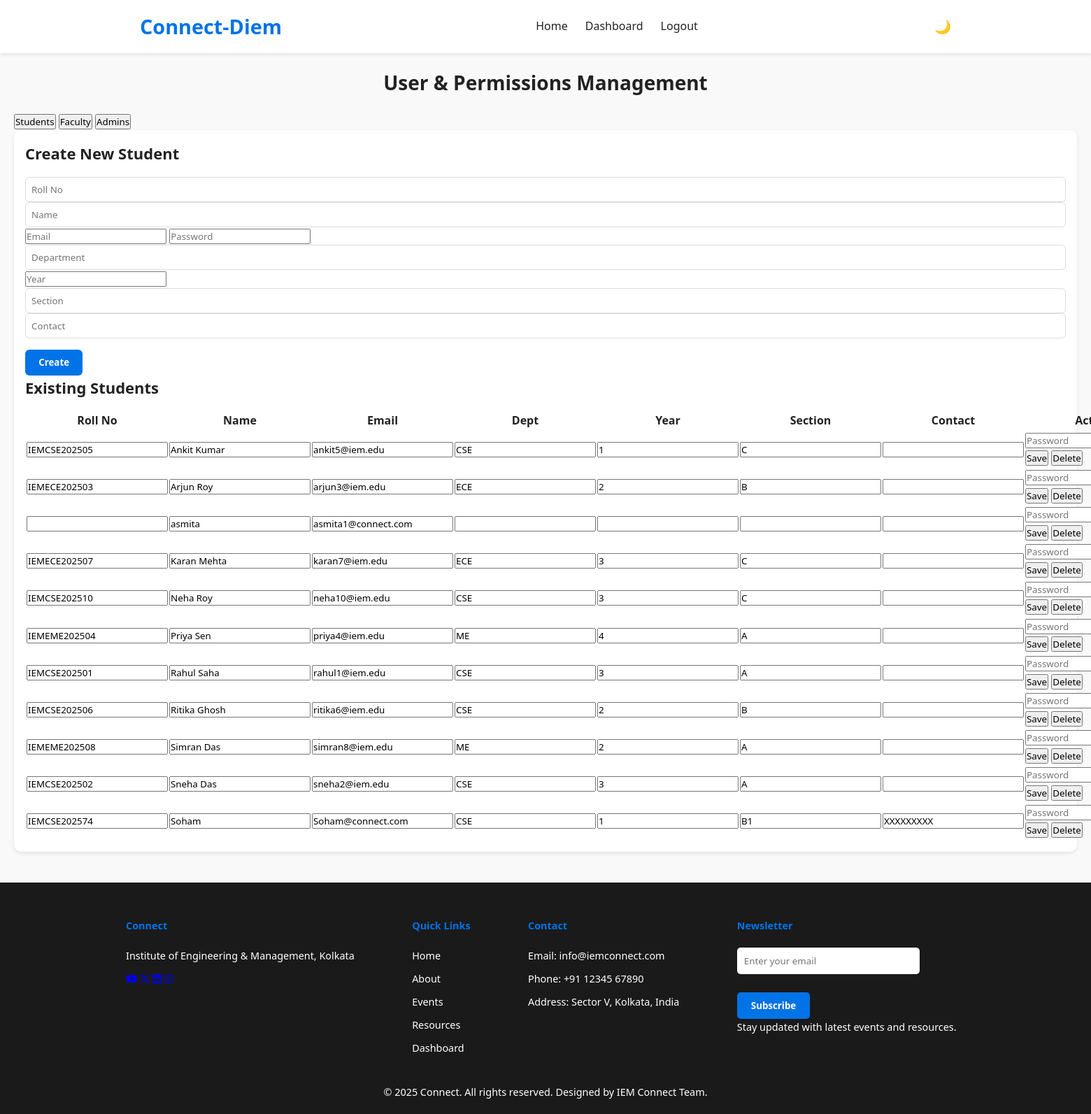
/admin/permissions.php (signed in), run on the app's committed database.
### tables this page shows
CREATE TABLE `students` (
  `student_id` int(11) NOT NULL,
  `roll_no` varchar(20) NOT NULL,
  `name` varchar(100) NOT NULL,
  `email` varchar(100) NOT NULL,
  `password` varchar(255) NOT NULL,
  `department` varchar(100) DEFAULT NULL,
  `year` int(11) DEFAULT NULL,
  `section` varchar(10) DEFAULT NULL,
  `contact` varchar(15) DEFAULT NULL,
  `profile_pic` varchar(255) DEFAULT 'default_student.png',
  `join_date` datetime DEFAULT current_timestamp()
);

### admin/permissions.php (the view, shortened to what this page needs)
<?php
include '../includes/db.php';
include '../includes/header.php';
$students = $conn->query("SELECT * FROM students ORDER BY name ASC");
?>
<main class="dashboard-main">
    <h2 style="text-align:center;">User & Permissions Management</h2>
    <div class="tabs">
        <button class="tab-button active" onclick="showTab('students')">Students</button>
        <button class="tab-button" onclick="showTab('faculty')">Faculty</button>
        <button class="tab-button" onclick="showTab('admins')">Admins</button>
    </div>
    <section id="students" class="tab-content">
        <h3>Create New Student</h3>
        <form method="POST" class="form-inline">
            <input type="text" name="roll_no" placeholder="Roll No" required>
            <input type="text" name="name" placeholder="Name" required>
            <input type="email" name="email" placeholder="Email" required>
            <input type="password" name="password" placeholder="Password" required>
            <input type="text" name="department" placeholder="Department">
            <input type="number" name="year" placeholder="Year">
            <input type="text" name="section" placeholder="Section">
            <input type="text" name="contact" placeholder="Contact">
            <button type="submit" name="create_student">Create</button>
        </form>
        <h3>Existing Students</h3>
        <table>
            <tr>
                <th>Roll No</th><th>Name</th><th>Email</th><th>Dept</th><th>Year</th><th>Section</th><th>Contact</th><th>Actions</th>
            </tr>
            <?php while($s = $students->fetch_assoc()): ?>
            <tr>
                <form method="POST">
                    <td><input type="text" name="roll_no" value="<?= htmlspecialchars($s['roll_no']) ?>"></td>
                    <td><input type="text" name="name" value="<?= htmlspecialchars($s['name']) ?>"></td>
                    <td><input type="email" name="email" value="<?= htmlspecialchars($s['email']) ?>"></td>
                    <td><input type="text" name="department" value="<?= htmlspecialchars($s['department']) ?>"></td>
                    <td><input type="number" name="year" value="<?= htmlspecialchars($s['year']) ?>"></td>
                    <td><input type="text" name="section" value="<?= htmlspecialchars($s['section']) ?>"></td>
                    <td><input type="text" name="contact" value="<?= htmlspecialchars($s['contact']) ?>"></td>
                    <td>
                        <input type="password" name="password" placeholder="Password">
                        <button type="submit" name="edit_student">Save</button>
                        <button type="submit" name="delete_student" onclick="return confirm('Delete this student?')">Delete</button>
                    </td>
                </form>
            </tr>
            <?php endwhile; ?>
        </table>
    </section>
</main>
<?php include '../includes/footer.php'; ?>

### assets/css/style.css (style rules this page uses)
body.light-mode { --bg-color: #f9f9f9; --text-color: #222; --header-bg: #ffffff; --footer-bg: #1a1a1a; --btn-bg: #0073e6; --btn-color: #fff; --btn-secondary-bg: #555; --card-blue-bg: #0073e6; --card-black-bg: #f0f0f0; --card-text-color: #222; }
* { box-sizing: border-box; margin: 0; padding: 0; font-family: 'Segoe UI', Tahoma, Geneva, Verdana, sans-serif; transition: all 0.3s ease; }
body { background-color: var(--bg-color); color: var(--text-color); line-height: 1.6; }
.dashboard-main { padding: 40px 20px; min-height: calc(100vh - 120px); background-color: var(--bg-color); transition: background-color 0.3s, color 0.3s; }
body.light-mode { --login-bg-gradient: linear-gradient(135deg, #f9f9f9, #e0e0e0); --card-bg: rgba(255, 255, 255, 0.85); --card-color: #222; --input-bg: rgba(255, 255, 255, 0.8); --input-color: #222; --input-placeholder: rgba(34,34,34,0.6); --btn-bg: #0073e6; --btn-color: #fff; --icon-color: #0073e6; --link-color: #0073e6; --error-color: #ff4c4c; }
body.light-mode { --text-color: #222; --text-muted: #555; --card-bg: #fff; --border-color: #ddd; --hover-bg: #f7f7f7; --table-header-bg: #f0f0f0; }
.dashboard-main h2 { font-size: 2rem; margin-bottom: 1rem; }
.dashboard-main section { background-color: var(--card-bg); padding: 1rem; margin-bottom: 1.5rem; border-radius: 10px; box-shadow: var(--box-shadow); }
form input[type="text"], form input[type="date"], form input[type="time"], form input[type="file"], form textarea { width: 100%; padding: 0.5rem; border: 1px solid var(--border-color); border-radius: 6px; background-color: var(--input-bg); color: var(--text-color); }
form button { margin-top: 1rem; padding: 0.6rem 1.2rem; background-color: var(--btn-bg); color: var(--btn-text); border: none; border-radius: 6px; cursor: pointer; font-weight: 600; transition: 0.2s; }
:root { --card-bg: #f9f9f9; --box-shadow: 0 2px 8px rgba(0,0,0,0.1); --border-color: #ddd; --text-color: #333; --th-bg: #e0e0e0; --th-text: #000; --tr-even: #f2f2f2; --tr-hover: #dcdcdc; --input-bg: #fff; --btn-bg: #007bff; --btn-text: #fff; --btn-hover: #0056b3; }
.dashboard-main { padding: 20px; font-family: Arial, sans-serif; }
.dashboard-main h2 { font-size: 28px; margin-bottom: 20px; color: var(--text-color); }
section { margin-bottom: 40px; background-color: var(--section-bg); padding: 15px; border-radius: 8px; box-shadow: var(--box-shadow); }
h3 { font-size: 22px; margin-bottom: 15px; color: var(--text-color); }
:root { --text-color: #333; --section-bg: #f9f9f9; --box-shadow: 0 2px 5px rgba(0,0,0,0.1); --table-bg: #fff; --table-header-bg: #e0e0e0; --table-border: #ccc; --table-hover: #f1f1f1; --input-bg: #fff; --input-border: #ccc; --btn-bg: #4CAF50; --btn-hover: #45a049; --btn-text: #fff; }

### data on the page
students: roll_no "IEMCSE202505", name "Ankit Kumar", email "ankit5@iem.edu", department "CSE", year "1", section "C"
students: roll_no "IEMECE202503", name "Arjun Roy", email "arjun3@iem.edu", department "ECE", year "2", section "B"
students: name "asmita", email "asmita1@connect.com"
students: roll_no "IEMECE202507", name "Karan Mehta", email "karan7@iem.edu", department "ECE", year "3", section "C"
students: roll_no "IEMCSE202510", name "Neha Roy", email "neha10@iem.edu", department "CSE", year "3", section "C"
students: roll_no "IEMEME202504", name "Priya Sen", email "priya4@iem.edu", department "ME", year "4", section "A"
students: roll_no "IEMCSE202501", name "Rahul Saha", email "rahul1@iem.edu", department "CSE", year "3", section "A"
students: roll_no "IEMCSE202506", name "Ritika Ghosh", email "ritika6@iem.edu", department "CSE", year "2", section "B"
students: roll_no "IEMEME202508", name "Simran Das", email "simran8@iem.edu", department "ME", year "2", section "A"
students: roll_no "IEMCSE202502", name "Sneha Das", email "sneha2@iem.edu", department "CSE", year "3", section "A"
students: roll_no "IEMCSE202574", name "Soham", email "Soham@connect.com", department "CSE", year "1", section "B1", contact "XXXXXXXXX"
